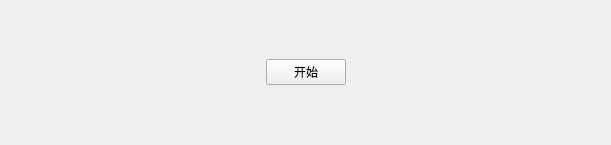
<?xml version="1.0" encoding="UTF-8"?>
<ui version="4.0">
 <class>ButtonGroup</class>
 <widget class="QWidget" name="ButtonGroup">
  <property name="geometry">
   <rect>
    <x>0</x>
    <y>0</y>
    <width>611</width>
    <height>145</height>
   </rect>
  </property>
  <property name="windowTitle">
   <string>Form</string>
  </property>
  <layout class="QHBoxLayout" name="horizontalLayout">
   <property name="spacing">
    <number>0</number>
   </property>
   <property name="leftMargin">
    <number>0</number>
   </property>
   <property name="topMargin">
    <number>0</number>
   </property>
   <property name="rightMargin">
    <number>0</number>
   </property>
   <property name="bottomMargin">
    <number>0</number>
   </property>
   <item>
    <widget class="QStackedWidget" name="stackedWidget">
     <widget class="QWidget" name="startPage">
      <layout class="QHBoxLayout" name="horizontalLayout_2">
       <item>
        <spacer name="horizontalSpacer">
         <property name="orientation">
          <enum>Qt::Horizontal</enum>
         </property>
         <property name="sizeHint" stdset="0">
          <size>
           <width>245</width>
           <height>20</height>
          </size>
         </property>
        </spacer>
       </item>
       <item>
        <widget class="MyButton" name="start">
         <property name="text">
          <string>开始</string>
         </property>
        </widget>
       </item>
       <item>
        <spacer name="horizontalSpacer_2">
         <property name="orientation">
          <enum>Qt::Horizontal</enum>
         </property>
         <property name="sizeHint" stdset="0">
          <size>
           <width>244</width>
           <height>20</height>
          </size>
         </property>
        </spacer>
       </item>
      </layout>
     </widget>
     <widget class="QWidget" name="playCardPage">
      <layout class="QHBoxLayout" name="horizontalLayout_3">
       <item>
        <spacer name="horizontalSpacer_3">
         <property name="orientation">
          <enum>Qt::Horizontal</enum>
         </property>
         <property name="sizeHint" stdset="0">
          <size>
           <width>245</width>
           <height>20</height>
          </size>
         </property>
        </spacer>
       </item>
       <item>
        <widget class="MyButton" name="playCard">
         <property name="text">
          <string>出牌</string>
         </property>
        </widget>
       </item>
       <item>
        <spacer name="horizontalSpacer_4">
         <property name="orientation">
          <enum>Qt::Horizontal</enum>
         </property>
         <property name="sizeHint" stdset="0">
          <size>
           <width>244</width>
           <height>20</height>
          </size>
         </property>
        </spacer>
       </item>
      </layout>
     </widget>
     <widget class="QWidget" name="playOrPassPage">
      <layout class="QHBoxLayout" name="horizontalLayout_4">
       <item>
        <spacer name="horizontalSpacer_5">
         <property name="orientation">
          <enum>Qt::Horizontal</enum>
         </property>
         <property name="sizeType">
          <enum>QSizePolicy::Expanding</enum>
         </property>
         <property name="sizeHint" stdset="0">
          <size>
           <width>176</width>
           <height>20</height>
          </size>
         </property>
        </spacer>
       </item>
       <item>
        <widget class="MyButton" name="play">
         <property name="text">
          <string>出牌</string>
         </property>
        </widget>
       </item>
       <item>
        <spacer name="horizontalSpacer_6">
         <property name="orientation">
          <enum>Qt::Horizontal</enum>
         </property>
         <property name="sizeType">
          <enum>QSizePolicy::Fixed</enum>
         </property>
         <property name="sizeHint" stdset="0">
          <size>
           <width>40</width>
           <height>15</height>
          </size>
         </property>
        </spacer>
       </item>
       <item>
        <widget class="MyButton" name="Pass">
         <property name="text">
          <string>跳过</string>
         </property>
        </widget>
       </item>
       <item>
        <spacer name="horizontalSpacer_7">
         <property name="orientation">
          <enum>Qt::Horizontal</enum>
         </property>
         <property name="sizeHint" stdset="0">
          <size>
           <width>176</width>
           <height>20</height>
          </size>
         </property>
        </spacer>
       </item>
      </layout>
     </widget>
     <widget class="QWidget" name="callLordPage">
      <layout class="QHBoxLayout" name="horizontalLayout_5">
       <item>
        <spacer name="horizontalSpacer_8">
         <property name="orientation">
          <enum>Qt::Horizontal</enum>
         </property>
         <property name="sizeHint" stdset="0">
          <size>
           <width>40</width>
           <height>20</height>
          </size>
         </property>
        </spacer>
       </item>
       <item>
        <widget class="MyButton" name="giveup">
         <property name="text">
          <string>放弃</string>
         </property>
        </widget>
       </item>
       <item>
        <spacer name="horizontalSpacer_10">
         <property name="orientation">
          <enum>Qt::Horizontal</enum>
         </property>
         <property name="sizeType">
          <enum>QSizePolicy::Fixed</enum>
         </property>
         <property name="sizeHint" stdset="0">
          <size>
           <width>40</width>
           <height>10</height>
          </size>
         </property>
        </spacer>
       </item>
       <item>
        <widget class="MyButton" name="oneScore">
         <property name="text">
          <string>1分</string>
         </property>
        </widget>
       </item>
       <item>
        <spacer name="horizontalSpacer_11">
         <property name="orientation">
          <enum>Qt::Horizontal</enum>
         </property>
         <property name="sizeType">
          <enum>QSizePolicy::Fixed</enum>
         </property>
         <property name="sizeHint" stdset="0">
          <size>
           <width>40</width>
           <height>10</height>
          </size>
         </property>
        </spacer>
       </item>
       <item>
        <widget class="MyButton" name="twoScore">
         <property name="text">
          <string>2分</string>
         </property>
        </widget>
       </item>
       <item>
        <spacer name="horizontalSpacer_12">
         <property name="orientation">
          <enum>Qt::Horizontal</enum>
         </property>
         <property name="sizeType">
          <enum>QSizePolicy::Fixed</enum>
         </property>
         <property name="sizeHint" stdset="0">
          <size>
           <width>40</width>
           <height>10</height>
          </size>
         </property>
        </spacer>
       </item>
       <item>
        <widget class="MyButton" name="threeScore">
         <property name="text">
          <string>3分</string>
         </property>
        </widget>
       </item>
       <item>
        <spacer name="horizontalSpacer_9">
         <property name="orientation">
          <enum>Qt::Horizontal</enum>
         </property>
         <property name="sizeHint" stdset="0">
          <size>
           <width>40</width>
           <height>20</height>
          </size>
         </property>
        </spacer>
       </item>
      </layout>
     </widget>
     <widget class="QWidget" name="nullPage"/>
    </widget>
   </item>
  </layout>
 </widget>
 <customwidgets>
  <customwidget>
   <class>MyButton</class>
   <extends>QPushButton</extends>
   <header>mybutton.h</header>
  </customwidget>
 </customwidgets>
 <resources/>
 <connections/>
</ui>
